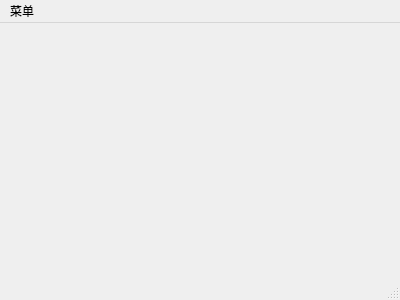
<?xml version="1.0" encoding="UTF-8"?>
<ui version="4.0">
 <class>MainScene</class>
 <widget class="QMainWindow" name="MainScene">
  <property name="geometry">
   <rect>
    <x>0</x>
    <y>0</y>
    <width>400</width>
    <height>300</height>
   </rect>
  </property>
  <property name="windowTitle">
   <string>MainScene</string>
  </property>
  <widget class="QWidget" name="centralWidget"/>
  <widget class="QMenuBar" name="menuBar">
   <property name="geometry">
    <rect>
     <x>0</x>
     <y>0</y>
     <width>400</width>
     <height>17</height>
    </rect>
   </property>
   <widget class="QMenu" name="menu">
    <property name="title">
     <string>菜单</string>
    </property>
    <addaction name="actionQuit"/>
   </widget>
   <addaction name="menu"/>
  </widget>
  <widget class="QStatusBar" name="statusBar"/>
  <action name="actionQuit">
   <property name="text">
    <string>退出</string>
   </property>
  </action>
 </widget>
 <layoutdefault spacing="6" margin="11"/>
 <resources/>
 <connections/>
</ui>
